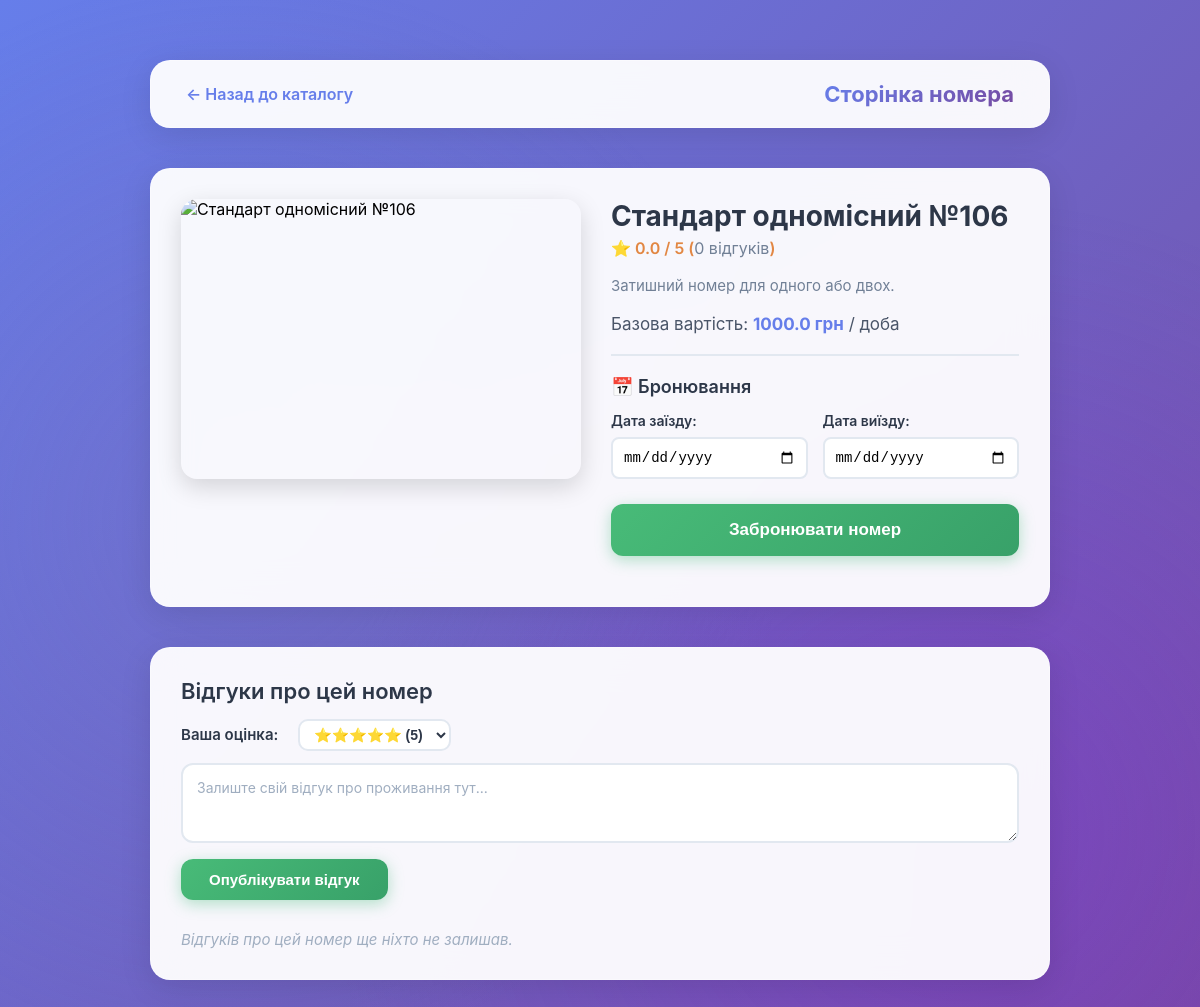
The page /room/6 (signed in) on the database its author committed.
### database.py (models this page shows)
class Product(db.Model):
    __tablename__ = "products"
    id: Mapped[int] = mapped_column(primary_key=True)
    name: Mapped[str] = mapped_column(String(100), nullable=False)
    price: Mapped[float] = mapped_column(Float, nullable=False)
    description: Mapped[str] = mapped_column(String(500), nullable=True)
    image_url: Mapped[str] = mapped_column(String(200), nullable=True)
    is_booked: Mapped[bool] = mapped_column(Boolean, default=False)
    booked_by: Mapped[int] = mapped_column(Integer, nullable=True)
    booking_days: Mapped[int] = mapped_column(Integer, default=0)

### app.py (the view, shortened to what this page needs)
@app.route('/room/<int:product_id>')
def room_detail(product_id):
    if 'user_id' not in session:
        return redirect(url_for('login'))
    product = db.session.execute(db.select(Product).filter_by(id=product_id)).scalar_one_or_none()
    if not product:
        flash("Номер не знайдено!")
        return redirect(url_for('index'))
    raw_reviews = db.session.execute(
        db.select(Review).filter_by(product_id=product_id).order_by(Review.created_at.desc())
    ).scalars().all()
    reviews = []
    total_rating = 0
    rating_count = 0
    avg_rating = round(total_rating / rating_count, 1) if rating_count > 0 else 0.0
    return render_template(
        'room.html',
        product=product,
        reviews=reviews,
        avg_rating=avg_rating,
        rating_count=rating_count,
        today=date.today().isoformat()
    )

### templates/room.html (shortened to what this page needs)
<!DOCTYPE html>
<html lang="uk">
<head>
    <link rel="stylesheet" href="{{ url_for('static', filename='style.css') }}">
</head>
<body>
    <div class="container" style="max-width: 900px; margin-top: 40px;">
        <div class="header-box">
            <a href="/">← Назад до каталогу</a>
            <h1 style="font-size: 22px; margin: 0;">Сторінка номера</h1>
        </div>
        <div class="account-box" style="display: flex; gap: 30px; flex-wrap: wrap; align-items: flex-start;">
            <img src="{{ product.image_url }}" alt="{{ product.name }}" style="width: 100%; max-width: 400px; height: 280px; object-fit: cover; border-radius: 16px; box-shadow: 0 8px 24px rgba(0,0,0,0.15);">
            <div style="flex: 1; min-width: 300px;">
                <h2 style="margin-top: 0; color: #2d3748; font-size: 28px; margin-bottom: 5px;">{{ product.name }}</h2>
                <p style="font-size: 16px; margin: 0 0 15px 0; color: #e28743; font-weight: 600;">
                    ⭐ {{ avg_rating }} / 5 (<span style="color: #718096; font-weight: normal;">{{ rating_count }} відгуків</span>)
                </p>
                <p style="color: #718096; line-height: 1.7; font-size: 15px;">{{ product.description }}</p>
                <p style="font-size: 17px; color: #4a5568; margin: 15px 0;">Базова вартість: <strong style="color: #667eea;">{{ product.price }} грн</strong> / доба</p>
                <hr style="border: 0; border-top: 2px solid #e2e8f0; margin: 20px 0;">
                <h3 style="color: #2d3748; margin-bottom: 15px;">📅 Бронювання</h3>
                <form action="/book/{{ product.id }}" method="post" id="bookingForm" style="margin-bottom: 20px;">
                    <div style="display: grid; grid-template-columns: 1fr 1fr; gap: 15px; margin-bottom: 15px;">
                        <div>
                            <label style="display: block; font-weight: 600; color: #2d3748; font-size: 14px; margin-bottom: 8px;">Дата заїзду:</label>
                            <input type="date" name="check_in" id="check_in" required min="{{ today }}" style="width: 100%; padding: 10px; border: 2px solid #e2e8f0; border-radius: 8px; font-size: 14px;">
                        </div>
                        <div>
                            <label style="display: block; font-weight: 600; color: #2d3748; font-size: 14px; margin-bottom: 8px;">Дата виїзду:</label>
                            <input type="date" name="check_out" id="check_out" required min="{{ today }}" style="width: 100%; padding: 10px; border: 2px solid #e2e8f0; border-radius: 8px; font-size: 14px;">
                        </div>
                    </div>
                    <button type="submit" class="btn-confirm-booking" style="width: 100%;">Забронювати номер</button>
                </form>
            </div>
        </div>
        <div class="account-box">
            <h3 style="margin-top: 0; color: #2d3748; font-size: 22px;">Відгуки про цей номер</h3>
            <form action="/add_review/{{ product.id }}" method="post" style="margin-bottom: 30px;">
                <div style="margin-bottom: 12px; display: flex; align-items: center; gap: 10px;">
                    <label style="font-weight: 600; color: #2d3748; font-size: 15px;">Ваша оцінка:</label>
                    <select name="review_rating" style="width: auto; padding: 5px 10px;">
                        <option value="5">⭐⭐⭐⭐⭐ (5)</option>
                    </select>
                </div>
                <textarea name="review_text" placeholder="Залиште свій відгук про проживання тут..." required></textarea>
                <button type="submit" class="btn-book" style="margin-top: 12px; width: auto; padding: 12px 28px; background: linear-gradient(135deg, #48bb78 0%, #38a169 100%); box-shadow: 0 4px 15px rgba(72, 187, 120, 0.4);">Опублікувати відгук</button>
            </form>
            <div class="reviews-list">
                {% if reviews %}
                    {% for review in reviews %}
                        <div class="review-item">
                            <div style="display: flex; justify-content: space-between; align-items: center; flex-wrap: wrap;">
                                <strong>{{ review.username }} <span style="font-size: 12px; color: #a0aec0; font-weight: normal; margin-left: 10px;">{{ review.created_at.strftime('%d.%m.%Y %H:%M') }}</span></strong>
                                <span style="color: #e28743; font-weight: bold;">
                                    {% if review.rating == 5 %}⭐⭐⭐⭐⭐{% elif review.rating == 4 %}⭐⭐⭐⭐{% elif review.rating == 3 %}⭐⭐⭐{% elif review.rating == 2 %}⭐⭐{% else %}⭐{% endif %}
                                </span>
                            </div>
                            <p style="margin: 8px 0 0 0; color: #4a5568;">{{ review.text }}</p>
                        </div>
                    {% endfor %}
                {% else %}
                    <p style="color: #a0aec0; font-style: italic; font-size: 15px;">Відгуків про цей номер ще ніхто не залишав.</p>
                {% endif %}
            </div>
        </div>
    </div>
</body>
</html>

### static/style.css (style rules this page uses)
* { margin: 0; padding: 0; box-sizing: border-box; }
body { font-family: 'Inter', -apple-system, BlinkMacSystemFont, 'Segoe UI', sans-serif; background: linear-gradient(135deg, #667eea 0%, #764ba2 100%); min-height: 100vh; padding: 20px; position: relative; overflow-x: hidden; }
body::before { content: ''; position: fixed; top: 0; left: 0; width: 100%; height: 100%; background: radial-gradient(circle at 20% 50%, rgba(120, 119, 198, 0.3), transparent 50%), radial-gradient(circle at 80% 80%, rgba(138, 43, 226, 0.3), transparent 50%); pointer-events: none; z-index: 0; }
.container { max-width: 1400px; margin: 0 auto; position: relative; z-index: 1; }
.header-box { display: flex; justify-content: space-between; align-items: center; background: rgba(255, 255, 255, 0.95); backdrop-filter: blur(20px); padding: 20px 35px; border-radius: 20px; box-shadow: 0 8px 32px rgba(0, 0, 0, 0.1); margin-bottom: 40px; border: 1px solid rgba(255, 255, 255, 0.3); animation: slideDown 0.6s ease-out; }
.header-box h1 { margin: 0; font-size: 28px; font-weight: 700; background: linear-gradient(135deg, #667eea 0%, #764ba2 100%); -webkit-background-clip: text; -webkit-text-fill-color: transparent; background-clip: text; }
.account-box { background: rgba(255, 255, 255, 0.95); backdrop-filter: blur(20px); padding: 30px; border-radius: 20px; box-shadow: 0 8px 32px rgba(0, 0, 0, 0.1); margin-bottom: 40px; border: 1px solid rgba(255, 255, 255, 0.3); animation: fadeIn 0.8s ease-out 0.2s both; }
.account-box h2 { color: #2d3748; font-size: 24px; font-weight: 700; margin-bottom: 25px; }
.account-box h3 { color: #4a5568; font-size: 18px; font-weight: 600; margin-bottom: 15px; }
.btn-book { width: 100%; padding: 14px; background: linear-gradient(135deg, #667eea 0%, #764ba2 100%); color: white; border: none; border-radius: 12px; font-weight: 600; cursor: pointer; font-size: 15px; transition: all 0.3s ease; box-shadow: 0 4px 15px rgba(102, 126, 234, 0.4); position: relative; overflow: hidden; }
.btn-book::before { content: ''; position: absolute; top: 0; left: -100%; width: 100%; height: 100%; background: linear-gradient(90deg, transparent, rgba(255, 255, 255, 0.3), transparent); transition: left 0.5s ease; }
.btn-confirm-booking { width: 100%; padding: 16px; background: linear-gradient(135deg, #48bb78 0%, #38a169 100%); color: white; border: none; border-radius: 12px; font-size: 17px; font-weight: 700; cursor: pointer; transition: all 0.3s ease; box-shadow: 0 4px 15px rgba(72, 187, 120, 0.4); margin-top: 10px; }
.reviews-list { display: flex; flex-direction: column; gap: 15px; max-height: 400px; overflow-y: auto; padding-right: 10px; }
input[type="number"], select { padding: 10px 14px; margin-left: 10px; border-radius: 10px; border: 2px solid #e2e8f0; font-weight: 600; font-size: 14px; background: white; cursor: pointer; transition: all 0.3s ease; color: #2d3748; }
textarea { width: 100%; height: 80px; padding: 14px; border-radius: 12px; border: 2px solid #e2e8f0; box-sizing: border-box; resize: vertical; font-family: 'Inter', -apple-system, BlinkMacSystemFont, 'Segoe UI', sans-serif; font-size: 14px; transition: all 0.3s ease; background: white; }
textarea::placeholder { color: #a0aec0; }
a[href="/"] { text-decoration: none; color: #667eea; font-weight: 600; transition: all 0.3s ease; display: inline-flex; align-items: center; gap: 5px; }

### rows shown on the page
Product: name "Стандарт одномісний №106", description "Затишний номер для одного або двох.", price "1000.0"

### other values the page prints
{{ avg_rating }} "0.0"
{{ rating_count }} "0"
